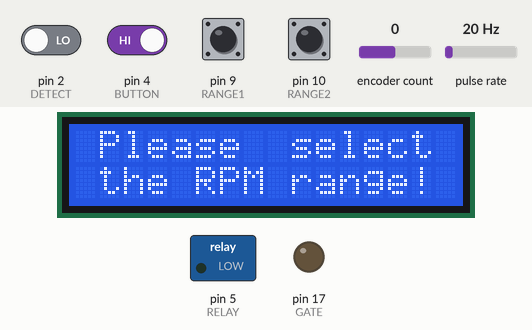
This sketch was run on a simulated Arduino Uno, built with avr-gcc and run on an emulated ATmega328P. Shown: 16×2 character LCD, switched loads named in the sketch (green lamp = pin HIGH), output pins drawn as LEDs (lit = HIGH). Wiring (inferred from the names in the program): pulse sensor: data pin 3. The test bench sets the inputs (shaded band); at power-on: pin 4 (BUTTON), pin 9 (RANGE1), pin 10 (RANGE2) HIGH, pin 2 (DETECT) LOW, pulse rate 20 Hz, encoder count 0.

Above: at 1.2 s.
1.3 s: pin 9 (RANGE1) pulled LOW for 0.15 s
At 1.4 s:
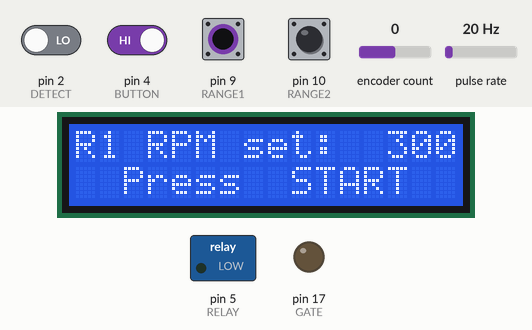
2.9 s: pin 10 (RANGE2) pulled LOW for 0.15 s
At 3.0 s:
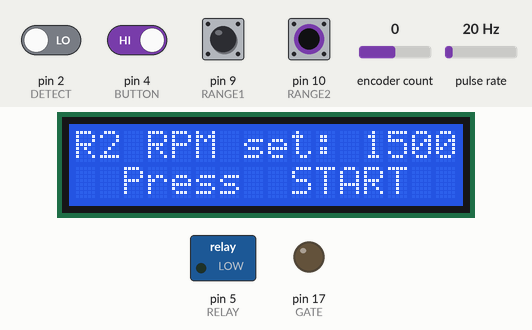
4.5 s: pin 4 (BUTTON) driven LOW and pin 9 (RANGE1) driven LOW
At 5.8 s:
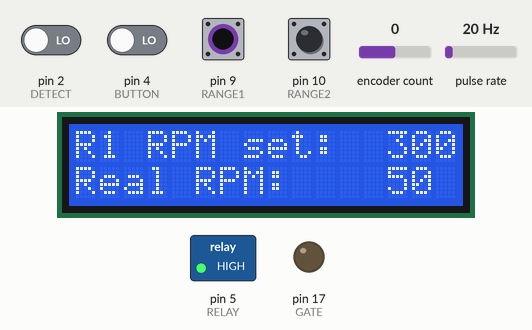
6.5 s: pulse rate (sensor on pin 3) set to 2 Hz
At 7.3 s:
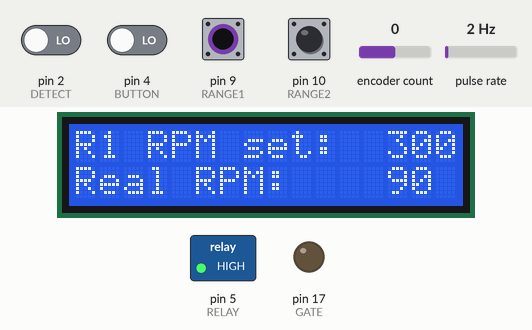
9.5 s: pulse rate (sensor on pin 3) set to 0 Hz
At 11.9 s:
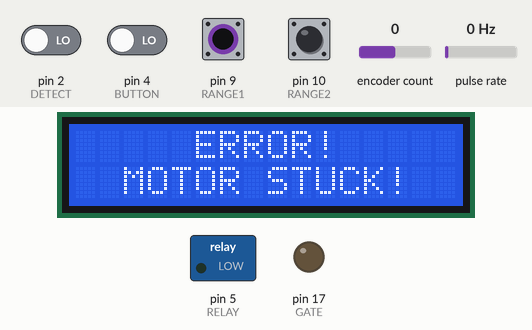
Timing chart, 0 to 13.4 s (numbered marks = the images above; inputs shaded):
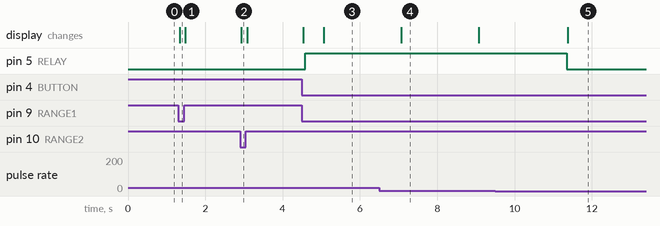

Measured:
- the behaviour switches between 1 and 0 Hz on pulse rate (sensor on pin 3) (found by bisection; images 4 and 5)
- after the input at 1.3 s, the display: changes at once (image 1)
- after the input at 2.9 s, the display: changes at once (image 2)
- after the input at 4.5 s, pin 5 (RELAY): LOW → HIGH after 0.08 s; the display: first changes at once (image 3 shows a later state)
- after the input at 6.5 s, the display: changes after 0.57 s (image 4)
- after the input at 9.5 s, pin 5 (RELAY): HIGH → LOW after 1.9 s; the display: changes after 1.9 s (image 5)
- what the display in image 4 shows lasts 2.0 s, from 7.1 s to 9.1 s

The sketch:

PID_2.ino
```cpp
#include <avr/io.h>
#include <avr/interrupt.h>
#include <Wire.h>
#include <LiquidCrystal_I2C.h>
#include <Rotary.h>
#include <PID_v1.h>

#define TACHO 3            // tacho signals input pin
#define DETECT 2           // zero cross detect pin
#define GATE 17            // TRIAC gate pin
#define RANGE1 9           // range one switch pin
#define RANGE2 10          // range two switch pin
#define BUTTON 4           // rottary encoder button pin
#define RELAY 5            // relay pin
#define PULSE 2            // number of triac trigger pulse width counts. One count is 16 microseconds
#define TACHOPULSES 8      // number of pulses per revolution

unsigned int RPM;                   // real rpm variable
unsigned int count;                 // tacho pulses count variable
unsigned int lastcount = 0;         // additional tacho pulses count variable
unsigned long lastcounttime = 0;
unsigned long lastflash;
unsigned long lastpiddelay = 0;
unsigned long previousMillis = 0;
unsigned long lastDebounceTime = 0;

const int sampleRate = 1;           // Variable that determines how fast our PID loop
const int rpmcorrection = 86;       // had to add this parameter to have real RPM equal to desired RPM
const int lcdinterval = 2000;       // lcd refresh interval in milliseconds
const int protection = 2000;        // protection will switch on when real rpm exceeds desired by value
const int debounceDelay = 50;       // the debounce time; increase if the output flickers
const int minoutputlimit = 80;      // limit of PID output
const int maxoutputlimit = 540;     // limit of PID output
const int mindimminglimit = 80;     // the shortest delay before triac fires
const int maxdimminglimit = 625;    // for 60Hz will be 520
const int minrpmR1 = 300;           // min RPM of the range 1
const int maxrpmR1 = 1500;          // max RPM of the range 1
const int minrpmR2 = 1500;          // min RPM of the range 2
const int maxrpmR2 = 3500;          // max RPM of the range 2
const int risetime = 100;           // RPM rise time delay in microseconds (risetime x RPM)

int dimming = 540;                  // this should be the same as maxoutputlimit
int counterR1;                      // desired RPM counter for range 1
int counterR2;                      // desired RPM counter for range 2
int desiredRPM;
int tempcounter = 100;

byte range;
byte lastRangeState = 0;
byte relayState = LOW;              // the current state of the relay pin
byte buttonState;                   // the current reading from the input pin
byte lastButtonState = HIGH;        // the previous reading from the input pin

bool loopflag = false;              // flag for soft start
bool startflag = false;             // flag for motor start delay
bool runflag = false;               // flag for motor running state

double ratio = 2.96;                  // pulley ratio. Set to 1 if no pulley
                                      // ratio needed (must be higher than 0!)
double Setpoint, Input, Output;       // define PID variables
double sKp = 0.1, sKi = 0.2, sKd = 0; // PID tuning parameters for starting motor
double rKp = 0.25, rKi = 1, rKd = 0;  // PID tuning parameters for runnig motor

LiquidCrystal_I2C lcd(0x26, 16, 2);   // set the LCD address to 0x26 for a 16 chars and 2 line display
Rotary r = Rotary(12, 11);            // define rottary encoder and pins
PID myPID(&Input, &Output, &Setpoint, sKp, sKi, sKd, DIRECT); // define PID variables and parameters

void setup() {
  Serial.begin(115200);
  // set up pins
  pinMode(BUTTON, INPUT);             // set the button pin
  pinMode(RELAY, OUTPUT);             // set the relay  pin
  pinMode(DETECT, INPUT);             // set the zero cross detect pin
  pinMode(GATE, OUTPUT);              // set the TRIAC gate control pin
  pinMode(TACHO, INPUT);              // set the tacho pulses detect pin
  pinMode(RANGE1, INPUT);             // set the range 1 switch pin
  pinMode(RANGE2, INPUT);             // set the range 1 switch pin
  digitalWrite(BUTTON, HIGH);         // turn on pullup resistors
  digitalWrite(RANGE1, HIGH);         // turn on pullup resistors
  digitalWrite(RANGE2, HIGH);         // turn on pullup resistors
  digitalWrite(RELAY, relayState);    // initialize relay output

  counterR1 = minrpmR1;               // assign start value for range 1
  counterR2 = minrpmR2;               // assign start value for range 2
  Input = 200;                        // asiign initial value for PID
  Setpoint = 200;                     // asiign initial value for PID

  //turn the PID on
  myPID.SetMode(AUTOMATIC);
  myPID.SetOutputLimits(minoutputlimit, maxoutputlimit);
  myPID.SetSampleTime(sampleRate);    // Sets the sample rate

  // set up Timer1
  OCR1A = 100;                        // initialize the comparator
  TIMSK1 = 0x03;                      // enable comparator A and overflow interrupts
  TCCR1A = 0x00;                      // timer control registers set for
  TCCR1B = 0x00;                      // normal operation, timer disabled

  // set up zero crossing interrupt IRQ0 on pin 2.
  // set up tacho sensor interrupt IRQ1 on pin3
  attachInterrupt(0, zeroCrossingInterrupt, RISING);
  attachInterrupt(1, tacho, FALLING);

  lcd.init();        // initialize the lcd
  lcd.backlight();   // turn on the backlight

  // check the RPM range state at startup and display it
  int rangeOne = digitalRead(RANGE1);
  int rangeTwo = digitalRead(RANGE2);

  if (rangeOne == 1 && rangeTwo == 1) {
    range = 0;
    range0();
  }
  if (rangeOne == 0 && rangeTwo == 1) {
    range = 1;
    RPMrange1();
  }
  if (rangeOne == 1 && rangeTwo == 0) {
    range = 2;
    RPMrange2();
  }
}

// Interrupt Service Routines
void zeroCrossingInterrupt() { // zero cross detect
  TCCR1B = 0x04;               // start timer with divide by 256 input
  TCNT1 = 0;                   // reset timer - count from zero
  OCR1A = dimming;             // set the compare register brightness desired.
}


ISR(TIMER1_COMPA_vect) {       // comparator match
  if (startflag == true) {     // flag for start up delay
    digitalWrite(GATE, HIGH);  // set TRIAC gate to high
    TCNT1 = 65536 - PULSE;     // trigger pulse width
  }
}

ISR(TIMER1_OVF_vect) {         // timer1 overflow
  digitalWrite(GATE, LOW);     // turn off TRIAC gate
  TCCR1B = 0x00;               // disable timer stops unintended triggers
}

// RPM counting routine
void tacho() {
  count++;
  unsigned long time = micros() - lastflash;
  float time_in_sec  = ((float)time + rpmcorrection) / 1000000;
  float prerpm = 60 / time_in_sec;
  RPM = prerpm / TACHOPULSES;
  lastflash = micros();
}

void loop() {

  // check the RPM range switch state
  int rangeOne = digitalRead(RANGE1);
  int rangeTwo = digitalRead(RANGE2);

  if (rangeOne == 1 && rangeTwo == 1) {
    range = 0;
  }
  if (rangeOne == 0 && rangeTwo == 1) {
    range = 1;
    desiredRPM = counterR1 * ratio;
  }
  if (rangeOne == 1 && rangeTwo == 0) {
    range = 2;
    desiredRPM = counterR2 * ratio;
  }

  // check the RPM range switch state changes
  if (range != lastRangeState) {
    if (range == 0) {
      range0();
      runflag = false;
      startflag = false;            // flag to turn off triac before relay turns off
      delay (300);                  // delay to prevent sparks on relay contacts
      digitalWrite(RELAY, LOW);
      relayState = LOW;
    }
    if (range == 1) {
      RPMrange1();
    }
    if (range == 2) {
      RPMrange2();
    }
    if (relayState == LOW && range != 0) {
      motorStateStop();
    }
  }
  lastRangeState = range;

  // check the start / stop button state
  if (range != 0) {
    int reading = digitalRead(BUTTON); // read the state of the switch into a local variable:
    if (reading != lastButtonState) {  // If the switch changed, due to noise or pressing
      lastDebounceTime = millis();     // reset the debouncing timer
    }
    if ((millis() - lastDebounceTime) > debounceDelay) {
      if (reading != buttonState) {     // if the button state has changed:
        buttonState = reading;
        if (buttonState == LOW) {       // only toggle the relay if the new button state is LOW
          relayState = !relayState;
          if (relayState == HIGH) {
            loopflag = true;
            digitalWrite(RELAY, relayState); // set the Relay:
            delay (300);                     // delay to prevent sparks on relay contacts
            startflag = true;                // flag to start motor
          }
          if (relayState == LOW) {
            Setpoint = 200;
            Input = 200;
            runflag = false;
            startflag = false;
            delay (300);                     // delay to prevent sparks on relay contacts
            digitalWrite(RELAY, relayState); // set the Relay:
            motorStateStop();
          }
        }
      }
    }
    lastButtonState = reading;            // save the reading. Next time through the loop, it'll be the lastButtonState:
  }

  //rotarry encoder process
  unsigned char result = r.process();
  if (range == 1 && result == DIR_CW) {
    if (counterR1 >= 500)
    {
      counterR1 += 50;
    }
    else counterR1 += 20;
    if (counterR1 >= maxrpmR1) {
      counterR1 = maxrpmR1;
    }
    RPMrange1();
  }

  else if (range == 1 && result == DIR_CCW) {
    if (counterR1 <= 500)
    {
      counterR1 -= 20;
    }
    else counterR1 -= 50;
    if (counterR1 <= minrpmR1) {
      counterR1 = minrpmR1;
    }
    RPMrange1();
  }

  if (range == 2 && result == DIR_CW) {
    counterR2 += 100;
    if (counterR2 >= maxrpmR2) {
      counterR2 = maxrpmR2;
    }
    RPMrange2();
  }
  else if (range == 2 && result == DIR_CCW) {
    counterR2 -= 100;
    if (counterR2 <= minrpmR2) {
      counterR2 = minrpmR2;
    }
    RPMrange2();
  }

  //soft start
  if (loopflag == true) {
    myPID.SetTunings(sKp, sKi, sKd);        // Set the PID gain constants and start
    int i = (desiredRPM - tempcounter);
    for (int j = 1; j <= i; j++) {
      Input = RPM;
      Setpoint = tempcounter;
      myPID.Compute();
      dimming = map(Output, minoutputlimit, maxoutputlimit, maxoutputlimit, minoutputlimit); // inverse the output
      dimming = constrain(dimming, mindimminglimit, maxdimminglimit);     // check that dimming is in 20-625 range
      tempcounter++;
      delayMicroseconds (risetime);
    }
    if (tempcounter >= desiredRPM) {
      lastcounttime = millis();
      lastpiddelay = millis();
      loopflag = false;
      runflag = true;
      tempcounter = 100;
    }
  }

  // normal motor running state
  if (relayState == HIGH && loopflag == false) {
    unsigned long piddelay = millis();

    if ((piddelay - lastpiddelay) > 1000) {     // delay to switch PID values. Prevents hard start
      myPID.SetTunings(rKp, rKi, rKd);          // Set the PID gain constants and start
      lastpiddelay = millis();
    }

    Input = RPM;
    Setpoint = desiredRPM;
    myPID.Compute();
    dimming = map(Output, minoutputlimit, maxoutputlimit, maxoutputlimit, minoutputlimit); // reverse the output
    dimming = constrain(dimming, mindimminglimit, maxdimminglimit);     // check that dimming is in 20-625 range
  }
  // diagnose a fault and turn on protection

  unsigned long counttime = millis();
  if (counttime - lastcounttime >= 1000) {
    if (count == 0 && relayState == HIGH && runflag == true) {
      startflag = false;            // flag to turn off triac before relay turns off
      delay (300);                  // delay to prevent sparks on relay contacts
      digitalWrite(RELAY, LOW);
      relayState = LOW;
      stuckerror();
    }
    lastcount = count;
    count = 0;
    lastcounttime = millis();
  }

  //reset rpm after motor stops
  if (count == 0 && relayState == LOW) {
    RPM = 0;
  }

  // protection against high rpm. i e triac damage
  if (relayState == HIGH && RPM > desiredRPM + protection) {
    startflag = false;            // flag to turn off triac before relay turns off
    delay (300);                  // delay to prevent sparks on relay contacts
    digitalWrite(RELAY, LOW);
    relayState = LOW;
    exceederror();
  }
  // real RPM display
  if (relayState == HIGH && range != 0) {
    unsigned long currentMillis = millis();
    if (currentMillis - previousMillis >= lcdinterval) {
      previousMillis = currentMillis;
      int rpmdisplay = RPM / ratio;
      lcd.setCursor(0, 1);
      lcd.print("Real RPM:   ");
      if (rpmdisplay >= 1000) {
        lcd.setCursor(12, 1);
        lcd.print(rpmdisplay);
      }
      else if (rpmdisplay < 1000) {
        lcd.setCursor(12, 1);
        lcd.print(" ");
        lcd.setCursor(13, 1);
        lcd.print(rpmdisplay);
      }
    }
  }
}

void range0() {
  lcd.setCursor(0, 0);
  lcd.print(" Please  select ");
  lcd.setCursor(0, 1);
  lcd.print(" the RPM range! ");
}

void motorStateStop() {
  lcd.setCursor(0, 1);
  lcd.print ("  Press  START  ");

}

void RPMrange1() {
  lcd.setCursor(0, 0);
  lcd.print("R1 RPM set: ");
  if (counterR1 >= 1000) {
    lcd.setCursor(12, 0);
    lcd.print(counterR1);
  }
  else {
    lcd.setCursor(12, 0);
    lcd.print(" ");
    lcd.setCursor(13, 0);
    lcd.print(counterR1);
  }
}

void RPMrange2() {
  lcd.setCursor(0, 0);
  lcd.print("R2 RPM set: ");
  lcd.setCursor(12, 0);
  lcd.print(counterR2);
}

void exceederror() {
  lcd.clear();
  while (1) {
    lcd.setCursor(5, 0);
    lcd.print("ERROR!");
    lcd.setCursor(2, 1);
    lcd.print("TRIAC DAMAGE");
  }
}

void stuckerror() {
  lcd.clear();
  while (1) {
    lcd.setCursor(5, 0);
    lcd.print("ERROR!");
    lcd.setCursor(2, 1);
    lcd.print("MOTOR STUCK!");
  }
}
```
